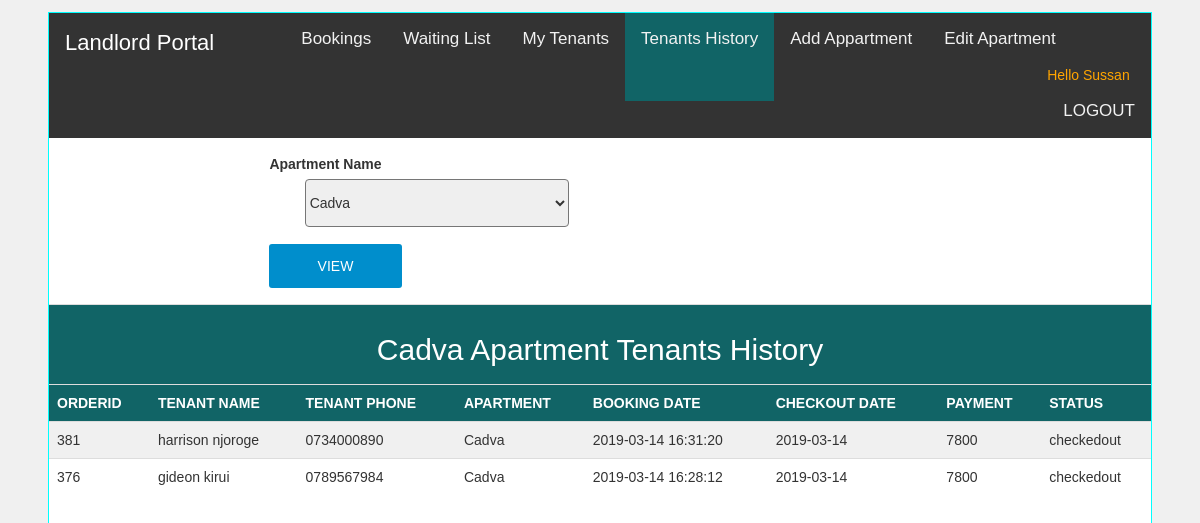
/history.php (signed in), run on the app's committed database.
### tables this page shows
CREATE TABLE `landlord` (
  `id` varchar(30) NOT NULL,
  `firstname` varchar(30) DEFAULT NULL,
  `lastname` varchar(30) DEFAULT NULL,
  `phone` varchar(30) DEFAULT NULL,
  `username` varchar(30) DEFAULT NULL,
  `password` varchar(30) DEFAULT NULL
);

CREATE TABLE `apartment` (
  `apartmentid` int(30) NOT NULL,
  `apartmentname` varchar(30) DEFAULT NULL,
  `location` varchar(50) DEFAULT NULL,
  `houses` int(30) DEFAULT NULL,
  `price` varchar(30) DEFAULT NULL,
  `type` varchar(30) DEFAULT NULL,
  `photo1` blob,
  `photo2` blob,
  `photo3` blob,
  `occupied` int(10) DEFAULT '0',
  `landlord` varchar(30) DEFAULT NULL,
  `apstatus` varchar(30) DEFAULT 'active'
);

CREATE TABLE `orders` (
  `orderid` int(30) NOT NULL,
  `customerid` varchar(30) DEFAULT NULL,
  `apartmentid` varchar(30) DEFAULT NULL,
  `roomtype` varchar(30) DEFAULT NULL,
  `bookingdate` datetime DEFAULT NULL,
  `datein` date DEFAULT NULL,
  `paymentmode` varchar(30) DEFAULT NULL,
  `status` varchar(30) DEFAULT NULL,
  `checkoutdate` date DEFAULT NULL,
  `checkindate` date DEFAULT NULL,
  `commitment` varchar(30) DEFAULT 'NULL',
  `transactioncode` varchar(30) DEFAULT NULL,
  `allocationdate` datetime DEFAULT NULL
);

CREATE TABLE `tenant` (
  `id` varchar(30) NOT NULL,
  `firstname` varchar(30) DEFAULT NULL,
  `lastname` varchar(30) DEFAULT NULL,
  `phone` varchar(30) DEFAULT NULL,
  `username` varchar(30) DEFAULT NULL,
  `password` varchar(30) DEFAULT NULL,
  `transactioncode` varchar(30) DEFAULT 'TXN001'
);

### history.php (the view, shortened to what this page needs)
<!DOCTYPE html>
<html>
<head>
  <link rel="stylesheet" href="https://use.fontawesome.com/releases/v5.7.0/css/all.css">
        <link rel="stylesheet" href="https://maxcdn.bootstrapcdn.com/bootstrap/3.4.0/css/bootstrap.min.css">
          <link rel="stylesheet" type="text/css" href="css/style.css">
       <?php
           include('landlordsession.php');
           $landlord=$_SESSION['username'];
           $query="select l.firstname as firstname,ap.apartmentname as apname from landlord l join apartment ap on(l.id=ap.landlord) where id='$landlord'";
           $result=mysqli_query($conn,$query);
           $row=mysqli_fetch_array($result);
           $apname=$row['apname'];
           $sql="select  now() as now,firstname from landlord where id='$landlord'";
           $sqlres=mysqli_query($conn,$sql);
           $rowsql=mysqli_fetch_array($sqlres);
           $firstname=$rowsql['firstname'];
       ?>
</head>
<body id="historybody">
  <div id="portal">
        <div id="portalnav">
            <div class="topnav" id="myTopnav">
                <a id="landlordportal">Landlord Portal</a>
                <a href="activebooking.php">Bookings</a>
                <a href="tenantswaiting.php">Waiting List</a>
                <a href="tenants.php" >My Tenants</a>
                <div id="active"><a href="history.php" >Tenants History</a></div>
                <a href="Addapartment.php" >Add Appartment</a>
                <a href="editapartment.php" >Edit Apartment</a>
                <div id="session">Hello <?php echo$firstname?><br><a href="logout.php">LOGOUT</a></div>
            </div>
        </div>
        <form method="POST" class="selectapform">
          <label>Apartment Name</label><select name="apname">
                                        <?php
                                          $sqlap="select * from apartment where landlord='$landlord'";
                                          $sqlres=mysqli_query($conn,$sqlap);
                                          while($rowap=mysqli_fetch_array($sqlres)){
                                            echo'<option>'.$rowap['apartmentname'].'</option>';
                                          }
                                        ?>
                                      </select>
          <input type="submit" name="select" value="VIEW" >
        </form>
         <?php
         if(isset($_POST['select'])){
            $apname=$_POST['apname'];
           $query1="select o.checkoutdate as checkoutdate, o.orderid as orderid, concat(t.firstname,' ',t.lastname) as fullname,t.phone as phone,ap.apartmentname apname,o.bookingdate as bookingdate,o.datein as datein,o.status as status, o.commitment as commitment from orders o join tenant t on(o.customerid=t.id) join apartment ap on(o.apartmentid=ap.apartmentid) join landlord l on(ap.landlord=l.id) where ap.landlord=$landlord and o.status in('checkedout','timedout') and ap.apartmentname='$apname' order by orderid desc";
           $result1=mysqli_query($conn,$query1);
           $rowcheck1=mysqli_num_rows($result1);
           if($rowcheck1>0){
                echo'<table class="table border" id="ltable"><tr id="header"><th colspan="8"><h2>'.$apname.' Apartment Tenants History</h2></th></tr><tr><th>ORDERID</th><th>TENANT NAME</th><th>TENANT PHONE</th><th>APARTMENT</th><th>BOOKING DATE</th><th>CHECKOUT DATE</th><th>PAYMENT</th><th>STATUS</th></tr>';
             while($row1=mysqli_fetch_array($result1)){
              echo'<tr>
                      <td>'.$row1["orderid"].'</td>
                      <td id="tenant">'.$row1["fullname"].'</td>
                      <td>'.$row1["phone"].'</td>
                      <td>'.$row1["apname"].'</td>
                      <td>'.$row1["bookingdate"].'</td>
                      <td>'.$row1["checkoutdate"].'</td>
                      <td>'.$row1["commitment"].'</td>
                      <td>'.$row1["status"].'</td>
                   </tr>';
             }
             echo'</table>';
           }
           else{
            echo'<div id="info">You currently have no tenants history for '.$apname.'</div>';
           }
         }
         else{
           $query1="select o.checkoutdate as checkoutdate, o.orderid as orderid, concat(t.firstname,' ',t.lastname) as fullname,t.phone as phone,ap.apartmentname apname,o.bookingdate as bookingdate,o.datein as datein,o.status as status,o.commitment as commitment from orders o join tenant t on(o.customerid=t.id) join apartment ap on(o.apartmentid=ap.apartmentid) join landlord l on(ap.landlord=l.id) where ap.landlord=$landlord and o.status in('checkedout','timedout') and ap.apartmentname='$apname' order by orderid desc ";
           $result1=mysqli_query($conn,$query1);
           $rowcheck1=mysqli_num_rows($result1);
           if($rowcheck1>0){
                echo'<table class="table border" id="ltable"><tr id="header"><th colspan="8"><h2>'.$apname.' Apartment Tenants History</h2></th></tr><tr><th>ORDERID</th><th>TENANT NAME</th><th>TENANT PHONE</th><th>APARTMENT</th><th>BOOKING DATE</th><th>CHECKOUT DATE</th><th>PAYMENT</th><th>STATUS</th></tr>';
             while($row1=mysqli_fetch_array($result1)){
              echo'<tr>
                      <td>'.$row1["orderid"].'</td>
                      <td id="tenant">'.$row1["fullname"].'</td>
                      <td>'.$row1["phone"].'</td>
                      <td>'.$row1["apname"].'</td>
                      <td>'.$row1["bookingdate"].'</td>
                      <td>'.$row1["checkoutdate"].'</td>
                      <td>'.$row1["commitment"].'</td>
                      <td>'.$row1["status"].'</td>
                   </tr>';
             }
             echo'</table>';
           }
           else{
            echo'<div id="info">You currently have no tenants history for '.$apname.'</div>';
           }
         }
        ?>
  </div>
</body>
</html>

### css/style.css (style rules this page uses)
.topnav { overflow: hidden; background-color: #333; }
.topnav a { float: left; display: block; color: #f2f2f2; text-align: center; padding: 14px 16px; text-decoration: none; font-size: 17px; }
* { box-sizing: border-box; }
body { font-family: Verdana, sans-serif; }
#bookingform input,select { display:block; margin-left:25%; margin-bottom:3vh; height:6vh; width:50%; border-radius:5px; }
#active a { height:11vh; background: #116466; }
body { margin:0;font-family:Arial }
#landlordportal { font-size: 22px; color:white; margin-right: 5%; }
body { background: #f0f0f0; }
#portal { min-height: 90vh; background: white; border:solid 1px aqua; margin:4%; margin-top: 1%; }
#portalnav { width:100%; min-height:7vh; }
#session { float: right; color:orange; text-transform: capitalize; }
tr:nth-child(odd) { background: #f0f0f0; }
#header th { text-align: center; color:white; background: #116466; }
th { text-align: left; color:white; background: #116466; }
#header { background: #116466; }
#ltable { width: 100%; }
.selectapform { margin-left:20%; margin-top: 2vh; margin-bottom: 2vh; }
.selectapform select { height:6vh; width:30%; border-radius: 4px; }
.selectapform input { height:5.5vh; width:15%; border:none; color:white; background:#008ECC; border-radius: 3px; }
#session { float: right; color:orange; }
#addform input,select { display:block; margin-left:20%; margin-bottom: 2%; }
#addform input,select { display:block; margin-left:4%; width:90%; height:6vh; border-radius:6px; }
.topnav { overflow: hidden; background-color: #8D8741; }
#session { float: right; color:white }
th { text-align: left; color: white; background: #116466; }
#header th { text-align: center; color: white; background: #116466; }
#session { color:white; float: right; }
a { text-decoration:none; }
body { background:#f0f0f0; }
#historybody { margin:0;font-family:Arial }
#historybody { font-family: Verdana, sans-serif; }
th { text-align: center; color: white; background: #116466; }
#header th { text-align: center; color: white; background: #116466; text-transform: capitalize; }

### data on the page
landlord: firstname "Sussan"
apartment: apartmentname "Cadva"
orders: orderid "381", fullname "harrison njoroge", customerid.phone "0734000890", apartmentid.apartmentname "Cadva", bookingdate "2019-03-14 16:31:20", checkoutdate "2019-03-14", commitment "7800", status "checkedout"
orders: orderid "376", fullname "gideon kirui", customerid.phone "0789567984", apartmentid.apartmentname "Cadva", bookingdate "2019-03-14 16:28:12", checkoutdate "2019-03-14", commitment "7800", status "checkedout"

### other printed values
form field apname "Cadva"
